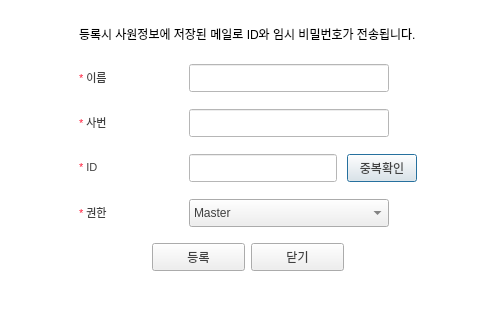
<?xml version="1.0" encoding="UTF-8"?>
<ui version="4.0">
 <class>Dialog</class>
 <widget class="QDialog" name="Dialog">
  <property name="geometry">
   <rect>
    <x>0</x>
    <y>0</y>
    <width>495</width>
    <height>312</height>
   </rect>
  </property>
  <property name="minimumSize">
   <size>
    <width>495</width>
    <height>312</height>
   </size>
  </property>
  <property name="maximumSize">
   <size>
    <width>495</width>
    <height>312</height>
   </size>
  </property>
  <property name="palette">
   <palette>
    <active>
     <colorrole role="WindowText">
      <brush brushstyle="SolidPattern">
       <color alpha="255">
        <red>0</red>
        <green>0</green>
        <blue>0</blue>
       </color>
      </brush>
     </colorrole>
     <colorrole role="Button">
      <brush brushstyle="SolidPattern">
       <color alpha="255">
        <red>255</red>
        <green>255</green>
        <blue>255</blue>
       </color>
      </brush>
     </colorrole>
     <colorrole role="Light">
      <brush brushstyle="SolidPattern">
       <color alpha="255">
        <red>255</red>
        <green>255</green>
        <blue>255</blue>
       </color>
      </brush>
     </colorrole>
     <colorrole role="Midlight">
      <brush brushstyle="SolidPattern">
       <color alpha="255">
        <red>255</red>
        <green>255</green>
        <blue>255</blue>
       </color>
      </brush>
     </colorrole>
     <colorrole role="Dark">
      <brush brushstyle="SolidPattern">
       <color alpha="255">
        <red>127</red>
        <green>127</green>
        <blue>127</blue>
       </color>
      </brush>
     </colorrole>
     <colorrole role="Mid">
      <brush brushstyle="SolidPattern">
       <color alpha="255">
        <red>170</red>
        <green>170</green>
        <blue>170</blue>
       </color>
      </brush>
     </colorrole>
     <colorrole role="Text">
      <brush brushstyle="SolidPattern">
       <color alpha="255">
        <red>0</red>
        <green>0</green>
        <blue>0</blue>
       </color>
      </brush>
     </colorrole>
     <colorrole role="BrightText">
      <brush brushstyle="SolidPattern">
       <color alpha="255">
        <red>255</red>
        <green>255</green>
        <blue>255</blue>
       </color>
      </brush>
     </colorrole>
     <colorrole role="ButtonText">
      <brush brushstyle="SolidPattern">
       <color alpha="255">
        <red>0</red>
        <green>0</green>
        <blue>0</blue>
       </color>
      </brush>
     </colorrole>
     <colorrole role="Base">
      <brush brushstyle="SolidPattern">
       <color alpha="255">
        <red>255</red>
        <green>255</green>
        <blue>255</blue>
       </color>
      </brush>
     </colorrole>
     <colorrole role="Window">
      <brush brushstyle="SolidPattern">
       <color alpha="255">
        <red>255</red>
        <green>255</green>
        <blue>255</blue>
       </color>
      </brush>
     </colorrole>
     <colorrole role="Shadow">
      <brush brushstyle="SolidPattern">
       <color alpha="255">
        <red>0</red>
        <green>0</green>
        <blue>0</blue>
       </color>
      </brush>
     </colorrole>
     <colorrole role="AlternateBase">
      <brush brushstyle="SolidPattern">
       <color alpha="255">
        <red>255</red>
        <green>255</green>
        <blue>255</blue>
       </color>
      </brush>
     </colorrole>
     <colorrole role="ToolTipBase">
      <brush brushstyle="SolidPattern">
       <color alpha="255">
        <red>255</red>
        <green>255</green>
        <blue>220</blue>
       </color>
      </brush>
     </colorrole>
     <colorrole role="ToolTipText">
      <brush brushstyle="SolidPattern">
       <color alpha="255">
        <red>0</red>
        <green>0</green>
        <blue>0</blue>
       </color>
      </brush>
     </colorrole>
     <colorrole role="PlaceholderText">
      <brush brushstyle="SolidPattern">
       <color alpha="128">
        <red>0</red>
        <green>0</green>
        <blue>0</blue>
       </color>
      </brush>
     </colorrole>
    </active>
    <inactive>
     <colorrole role="WindowText">
      <brush brushstyle="SolidPattern">
       <color alpha="255">
        <red>0</red>
        <green>0</green>
        <blue>0</blue>
       </color>
      </brush>
     </colorrole>
     <colorrole role="Button">
      <brush brushstyle="SolidPattern">
       <color alpha="255">
        <red>255</red>
        <green>255</green>
        <blue>255</blue>
       </color>
      </brush>
     </colorrole>
     <colorrole role="Light">
      <brush brushstyle="SolidPattern">
       <color alpha="255">
        <red>255</red>
        <green>255</green>
        <blue>255</blue>
       </color>
      </brush>
     </colorrole>
     <colorrole role="Midlight">
      <brush brushstyle="SolidPattern">
       <color alpha="255">
        <red>255</red>
        <green>255</green>
        <blue>255</blue>
       </color>
      </brush>
     </colorrole>
     <colorrole role="Dark">
      <brush brushstyle="SolidPattern">
       <color alpha="255">
        <red>127</red>
        <green>127</green>
        <blue>127</blue>
       </color>
      </brush>
     </colorrole>
     <colorrole role="Mid">
      <brush brushstyle="SolidPattern">
       <color alpha="255">
        <red>170</red>
        <green>170</green>
        <blue>170</blue>
       </color>
      </brush>
     </colorrole>
     <colorrole role="Text">
      <brush brushstyle="SolidPattern">
       <color alpha="255">
        <red>0</red>
        <green>0</green>
        <blue>0</blue>
       </color>
      </brush>
     </colorrole>
     <colorrole role="BrightText">
      <brush brushstyle="SolidPattern">
       <color alpha="255">
        <red>255</red>
        <green>255</green>
        <blue>255</blue>
       </color>
      </brush>
     </colorrole>
     <colorrole role="ButtonText">
      <brush brushstyle="SolidPattern">
       <color alpha="255">
        <red>0</red>
        <green>0</green>
        <blue>0</blue>
       </color>
      </brush>
     </colorrole>
     <colorrole role="Base">
      <brush brushstyle="SolidPattern">
       <color alpha="255">
        <red>255</red>
        <green>255</green>
        <blue>255</blue>
       </color>
      </brush>
     </colorrole>
     <colorrole role="Window">
      <brush brushstyle="SolidPattern">
       <color alpha="255">
        <red>255</red>
        <green>255</green>
        <blue>255</blue>
       </color>
      </brush>
     </colorrole>
     <colorrole role="Shadow">
      <brush brushstyle="SolidPattern">
       <color alpha="255">
        <red>0</red>
        <green>0</green>
        <blue>0</blue>
       </color>
      </brush>
     </colorrole>
     <colorrole role="AlternateBase">
      <brush brushstyle="SolidPattern">
       <color alpha="255">
        <red>255</red>
        <green>255</green>
        <blue>255</blue>
       </color>
      </brush>
     </colorrole>
     <colorrole role="ToolTipBase">
      <brush brushstyle="SolidPattern">
       <color alpha="255">
        <red>255</red>
        <green>255</green>
        <blue>220</blue>
       </color>
      </brush>
     </colorrole>
     <colorrole role="ToolTipText">
      <brush brushstyle="SolidPattern">
       <color alpha="255">
        <red>0</red>
        <green>0</green>
        <blue>0</blue>
       </color>
      </brush>
     </colorrole>
     <colorrole role="PlaceholderText">
      <brush brushstyle="SolidPattern">
       <color alpha="128">
        <red>0</red>
        <green>0</green>
        <blue>0</blue>
       </color>
      </brush>
     </colorrole>
    </inactive>
    <disabled>
     <colorrole role="WindowText">
      <brush brushstyle="SolidPattern">
       <color alpha="255">
        <red>127</red>
        <green>127</green>
        <blue>127</blue>
       </color>
      </brush>
     </colorrole>
     <colorrole role="Button">
      <brush brushstyle="SolidPattern">
       <color alpha="255">
        <red>255</red>
        <green>255</green>
        <blue>255</blue>
       </color>
      </brush>
     </colorrole>
     <colorrole role="Light">
      <brush brushstyle="SolidPattern">
       <color alpha="255">
        <red>255</red>
        <green>255</green>
        <blue>255</blue>
       </color>
      </brush>
     </colorrole>
     <colorrole role="Midlight">
      <brush brushstyle="SolidPattern">
       <color alpha="255">
        <red>255</red>
        <green>255</green>
        <blue>255</blue>
       </color>
      </brush>
     </colorrole>
     <colorrole role="Dark">
      <brush brushstyle="SolidPattern">
       <color alpha="255">
        <red>127</red>
        <green>127</green>
        <blue>127</blue>
       </color>
      </brush>
     </colorrole>
     <colorrole role="Mid">
      <brush brushstyle="SolidPattern">
       <color alpha="255">
        <red>170</red>
        <green>170</green>
        <blue>170</blue>
       </color>
      </brush>
     </colorrole>
     <colorrole role="Text">
      <brush brushstyle="SolidPattern">
       <color alpha="255">
        <red>127</red>
        <green>127</green>
        <blue>127</blue>
       </color>
      </brush>
     </colorrole>
     <colorrole role="BrightText">
      <brush brushstyle="SolidPattern">
       <color alpha="255">
        <red>255</red>
        <green>255</green>
        <blue>255</blue>
       </color>
      </brush>
     </colorrole>
     <colorrole role="ButtonText">
      <brush brushstyle="SolidPattern">
       <color alpha="255">
        <red>127</red>
        <green>127</green>
        <blue>127</blue>
       </color>
      </brush>
     </colorrole>
     <colorrole role="Base">
      <brush brushstyle="SolidPattern">
       <color alpha="255">
        <red>255</red>
        <green>255</green>
        <blue>255</blue>
       </color>
      </brush>
     </colorrole>
     <colorrole role="Window">
      <brush brushstyle="SolidPattern">
       <color alpha="255">
        <red>255</red>
        <green>255</green>
        <blue>255</blue>
       </color>
      </brush>
     </colorrole>
     <colorrole role="Shadow">
      <brush brushstyle="SolidPattern">
       <color alpha="255">
        <red>0</red>
        <green>0</green>
        <blue>0</blue>
       </color>
      </brush>
     </colorrole>
     <colorrole role="AlternateBase">
      <brush brushstyle="SolidPattern">
       <color alpha="255">
        <red>255</red>
        <green>255</green>
        <blue>255</blue>
       </color>
      </brush>
     </colorrole>
     <colorrole role="ToolTipBase">
      <brush brushstyle="SolidPattern">
       <color alpha="255">
        <red>255</red>
        <green>255</green>
        <blue>220</blue>
       </color>
      </brush>
     </colorrole>
     <colorrole role="ToolTipText">
      <brush brushstyle="SolidPattern">
       <color alpha="255">
        <red>0</red>
        <green>0</green>
        <blue>0</blue>
       </color>
      </brush>
     </colorrole>
     <colorrole role="PlaceholderText">
      <brush brushstyle="SolidPattern">
       <color alpha="128">
        <red>0</red>
        <green>0</green>
        <blue>0</blue>
       </color>
      </brush>
     </colorrole>
    </disabled>
   </palette>
  </property>
  <property name="windowTitle">
   <string/>
  </property>
  <property name="windowIcon">
   <iconset>
    <normaloff>windowicon.jpg</normaloff>windowicon.jpg</iconset>
  </property>
  <layout class="QVBoxLayout" name="verticalLayout">
   <item>
    <layout class="QVBoxLayout" name="signlayout" stretch="0,0,0,0,0">
     <item alignment="Qt::AlignHCenter|Qt::AlignVCenter">
      <widget class="QLabel" name="label">
       <property name="text">
        <string>등록시 사원정보에 저장된 메일로 ID와 임시 비밀번호가 전송됩니다.</string>
       </property>
      </widget>
     </item>
     <item>
      <layout class="QGridLayout" name="grid" columnstretch="0,0,0,0">
       <property name="horizontalSpacing">
        <number>10</number>
       </property>
       <property name="verticalSpacing">
        <number>17</number>
       </property>
       <item row="1" column="1">
        <widget class="QLabel" name="emp_num_label">
         <property name="minimumSize">
          <size>
           <width>100</width>
           <height>28</height>
          </size>
         </property>
         <property name="maximumSize">
          <size>
           <width>100</width>
           <height>28</height>
          </size>
         </property>
         <property name="text">
          <string>&lt;html&gt;&lt;head/&gt;&lt;body&gt;&lt;p&gt;&lt;span style=&quot; font-size:8pt; color:#ff1d3b;&quot;&gt;* &lt;/span&gt;&lt;span style=&quot; font-size:8pt; color:#404040;&quot;&gt;사번&lt;/span&gt;&lt;/p&gt;&lt;/body&gt;&lt;/html&gt;</string>
         </property>
        </widget>
       </item>
       <item row="0" column="1">
        <widget class="QLabel" name="name_label">
         <property name="minimumSize">
          <size>
           <width>100</width>
           <height>28</height>
          </size>
         </property>
         <property name="maximumSize">
          <size>
           <width>100</width>
           <height>28</height>
          </size>
         </property>
         <property name="text">
          <string>&lt;html&gt;&lt;head/&gt;&lt;body&gt;&lt;p&gt;&lt;span style=&quot; font-size:8pt; color:#ff1d3b;&quot;&gt;* &lt;/span&gt;&lt;span style=&quot; font-size:8pt; color:#404040;&quot;&gt;이름&lt;/span&gt;&lt;/p&gt;&lt;/body&gt;&lt;/html&gt;</string>
         </property>
        </widget>
       </item>
       <item row="0" column="2">
        <widget class="QLineEdit" name="name_lineEdit">
         <property name="minimumSize">
          <size>
           <width>200</width>
           <height>28</height>
          </size>
         </property>
         <property name="maximumSize">
          <size>
           <width>200</width>
           <height>28</height>
          </size>
         </property>
        </widget>
       </item>
       <item row="2" column="1">
        <widget class="QLabel" name="id_label">
         <property name="minimumSize">
          <size>
           <width>100</width>
           <height>28</height>
          </size>
         </property>
         <property name="maximumSize">
          <size>
           <width>100</width>
           <height>28</height>
          </size>
         </property>
         <property name="text">
          <string>&lt;html&gt;&lt;head/&gt;&lt;body&gt;&lt;p&gt;&lt;span style=&quot; font-size:8pt; color:#ff1d3b;&quot;&gt;* &lt;/span&gt;&lt;span style=&quot; font-size:8pt; color:#404040;&quot;&gt;ID&lt;/span&gt;&lt;/p&gt;&lt;/body&gt;&lt;/html&gt;</string>
         </property>
        </widget>
       </item>
       <item row="3" column="1">
        <widget class="QLabel" name="ps_label">
         <property name="minimumSize">
          <size>
           <width>100</width>
           <height>28</height>
          </size>
         </property>
         <property name="maximumSize">
          <size>
           <width>100</width>
           <height>28</height>
          </size>
         </property>
         <property name="text">
          <string>&lt;html&gt;&lt;head/&gt;&lt;body&gt;&lt;p&gt;&lt;span style=&quot; font-size:8pt; color:#ff1d3b;&quot;&gt;* &lt;/span&gt;&lt;span style=&quot; font-size:8pt; color:#404040;&quot;&gt;권한&lt;/span&gt;&lt;/p&gt;&lt;/body&gt;&lt;/html&gt;</string>
         </property>
        </widget>
       </item>
       <item row="2" column="3">
        <spacer name="horizontalSpacer_3">
         <property name="orientation">
          <enum>Qt::Horizontal</enum>
         </property>
         <property name="sizeHint" stdset="0">
          <size>
           <width>40</width>
           <height>20</height>
          </size>
         </property>
        </spacer>
       </item>
       <item row="1" column="0">
        <spacer name="horizontalSpacer_4">
         <property name="orientation">
          <enum>Qt::Horizontal</enum>
         </property>
         <property name="sizeHint" stdset="0">
          <size>
           <width>40</width>
           <height>20</height>
          </size>
         </property>
        </spacer>
       </item>
       <item row="1" column="2">
        <widget class="QLineEdit" name="emp_num_lineEdit">
         <property name="minimumSize">
          <size>
           <width>199</width>
           <height>28</height>
          </size>
         </property>
         <property name="maximumSize">
          <size>
           <width>200</width>
           <height>28</height>
          </size>
         </property>
        </widget>
       </item>
       <item row="2" column="2">
        <layout class="QHBoxLayout" name="horizontalLayout">
         <property name="spacing">
          <number>10</number>
         </property>
         <item alignment="Qt::AlignLeft">
          <widget class="QLineEdit" name="id_lineEdit">
           <property name="minimumSize">
            <size>
             <width>148</width>
             <height>28</height>
            </size>
           </property>
           <property name="maximumSize">
            <size>
             <width>148</width>
             <height>28</height>
            </size>
           </property>
          </widget>
         </item>
         <item alignment="Qt::AlignLeft">
          <widget class="QPushButton" name="chkBtn">
           <property name="sizePolicy">
            <sizepolicy hsizetype="Minimum" vsizetype="Fixed">
             <horstretch>70</horstretch>
             <verstretch>28</verstretch>
            </sizepolicy>
           </property>
           <property name="minimumSize">
            <size>
             <width>70</width>
             <height>28</height>
            </size>
           </property>
           <property name="maximumSize">
            <size>
             <width>70</width>
             <height>28</height>
            </size>
           </property>
           <property name="styleSheet">
            <string notr="true">color: #404040;</string>
           </property>
           <property name="text">
            <string>중복확인</string>
           </property>
          </widget>
         </item>
        </layout>
       </item>
       <item row="3" column="2">
        <widget class="QComboBox" name="authCombo">
         <property name="minimumSize">
          <size>
           <width>200</width>
           <height>28</height>
          </size>
         </property>
         <property name="maximumSize">
          <size>
           <width>28</width>
           <height>16777215</height>
          </size>
         </property>
         <property name="styleSheet">
          <string notr="true">color: #404040;</string>
         </property>
         <item>
          <property name="text">
           <string>Master</string>
          </property>
         </item>
         <item>
          <property name="text">
           <string>Regular</string>
          </property>
         </item>
        </widget>
       </item>
      </layout>
     </item>
     <item>
      <spacer name="verticalSpacer_3">
       <property name="orientation">
        <enum>Qt::Vertical</enum>
       </property>
       <property name="sizeType">
        <enum>QSizePolicy::Fixed</enum>
       </property>
       <property name="sizeHint" stdset="0">
        <size>
         <width>20</width>
         <height>10</height>
        </size>
       </property>
      </spacer>
     </item>
     <item>
      <layout class="QHBoxLayout" name="horizontalLayout_2">
       <property name="spacing">
        <number>6</number>
       </property>
       <item>
        <spacer name="horizontalSpacer">
         <property name="orientation">
          <enum>Qt::Horizontal</enum>
         </property>
         <property name="sizeHint" stdset="0">
          <size>
           <width>40</width>
           <height>20</height>
          </size>
         </property>
        </spacer>
       </item>
       <item>
        <widget class="QPushButton" name="submitBtn">
         <property name="minimumSize">
          <size>
           <width>93</width>
           <height>28</height>
          </size>
         </property>
         <property name="maximumSize">
          <size>
           <width>93</width>
           <height>28</height>
          </size>
         </property>
         <property name="styleSheet">
          <string notr="true">color: #404040;</string>
         </property>
         <property name="text">
          <string>등록</string>
         </property>
        </widget>
       </item>
       <item>
        <widget class="QPushButton" name="cnlBtn">
         <property name="minimumSize">
          <size>
           <width>93</width>
           <height>28</height>
          </size>
         </property>
         <property name="maximumSize">
          <size>
           <width>93</width>
           <height>28</height>
          </size>
         </property>
         <property name="styleSheet">
          <string notr="true">color: #404040;</string>
         </property>
         <property name="text">
          <string>닫기</string>
         </property>
        </widget>
       </item>
       <item>
        <spacer name="horizontalSpacer_2">
         <property name="orientation">
          <enum>Qt::Horizontal</enum>
         </property>
         <property name="sizeHint" stdset="0">
          <size>
           <width>40</width>
           <height>20</height>
          </size>
         </property>
        </spacer>
       </item>
      </layout>
     </item>
     <item>
      <spacer name="verticalSpacer">
       <property name="orientation">
        <enum>Qt::Vertical</enum>
       </property>
       <property name="sizeType">
        <enum>QSizePolicy::Fixed</enum>
       </property>
       <property name="sizeHint" stdset="0">
        <size>
         <width>40</width>
         <height>30</height>
        </size>
       </property>
      </spacer>
     </item>
    </layout>
   </item>
  </layout>
 </widget>
 <resources/>
 <connections/>
</ui>
